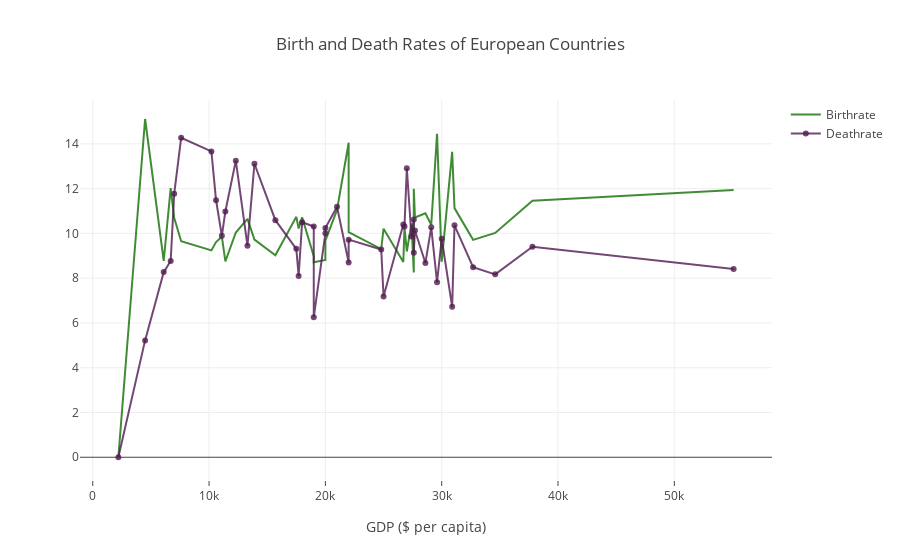

Notebook code cell kept with this figure:
### Code cell
trace1 = go.Scatter(
                    x = europeData["GDP ($ per capita)"],
                    y = europeData["Birthrate"],
                    mode = "lines",
                    name = "Birthrate",
                    marker = dict(color = 'rgba(16, 112, 2, 0.8)'),
                    text = europeData.Country)

trace2 = go.Scatter(
                    x = europeData["GDP ($ per capita)"],
                    y = europeData["Deathrate"],
                    mode = "lines+markers",
                    name = "Deathrate",
                    marker = dict(color = 'rgba(80, 26, 80, 0.8)'),
                    text = europeData.Country)

data = [trace1, trace2]
layout = dict(title = 'Birth and Death Rates of European Countries', xaxis = dict(title='GDP ($ per capita)', ticklen = 5, zeroline = False))
fig = dict(data = data, layout = layout)
iplot(fig)

### Figure 1 — Plotly figure (JSON) as saved in the notebook; plotly's stock layout.template omitted (floating-point values rounded to 4 significant figures)
{"data": [{"marker": {"color": "rgba(16, 112, 2, 0.8)"}, "mode": "lines", "name": "Birthrate", "text": ["Luxembourg ", "Norway ", "San Marino ", "Switzerland ", "Denmark ", "Iceland ", "Austria ", "Ireland ", "Belgium ", "Netherlands ", "United Kingdom ", "France ", "Germany ", "Finland ", "Monaco ", "Sweden ", "Italy ", "Liechtenstein ", "Jersey ", "Spain ", "Faroe Islands ", "Isle of Man ", "Greece ", "Guernsey ", "Andorra ", "Slovenia ", "Portugal ", "Malta ", "Gibraltar ", "Czech Republic ", "Hungary ", "Slovakia ", "Estonia ", "Lithuania ", "Poland ", "Croatia ", "Latvia ", "Bulgaria ", "Romania ", "Macedonia ", "Bosnia & Herzegovina ", "Albania ", "Serbia "], "type": "scatter", "x": [55100, 37800, 34600, 32700, 31100, 30900, 30000, 29600, 29100, 28600, 27700, 27600, 27600, 27400, 27000, 26800, 26700, 25000, 24800, 22000, 22000, 21000, 20000, 20000, 19000, 19000, 18000, 17700, 17500, 15700, 13900, 13300, 12300, 11400, 11100, 10600, 10200, 7600, 7000, 6700, 6100, 4500, 2200], "y": [11.94, 11.46, 10.02, 9.71, 11.13, 13.64, 8.74, 14.45, 10.38, 10.9, 10.71, 11.99, 8.25, 10.45, 9.19, 10.27, 8.72, 10.21, 9.3, 10.06, 14.05, 11.05, 9.68, 8.81, 8.71, 8.98, 10.72, 10.22, 10.74, 9.02, 9.72, 10.65, 10.04, 8.75, 9.85, 9.61, 9.24, 9.65, 10.7, 12.02, 8.77, 15.11, 0]}, {"marker": {"color": "rgba(80, 26, 80, 0.8)"}, "mode": "lines+markers", "name": "Deathrate", "text": ["Luxembourg ", "Norway ", "San Marino ", "Switzerland ", "Denmark ", "Iceland ", "Austria ", "Ireland ", "Belgium ", "Netherlands ", "United Kingdom ", "France ", "Germany ", "Finland ", "Monaco ", "Sweden ", "Italy ", "Liechtenstein ", "Jersey ", "Spain ", "Faroe Islands ", "Isle of Man ", "Greece ", "Guernsey ", "Andorra ", "Slovenia ", "Portugal ", "Malta ", "Gibraltar ", "Czech Republic ", "Hungary ", "Slovakia ", "Estonia ", "Lithuania ", "Poland ", "Croatia ", "Latvia ", "Bulgaria ", "Romania ", "Macedonia ", "Bosnia & Herzegovina ", "Albania ", "Serbia "], "type": "scatter", "x": [55100, 37800, 34600, 32700, 31100, 30900, 30000, 29600, 29100, 28600, 27700, 27600, 27600, 27400, 27000, 26800, 26700, 25000, 24800, 22000, 22000, 21000, 20000, 20000, 19000, 19000, 18000, 17700, 17500, 15700, 13900, 13300, 12300, 11400, 11100, 10600, 10200, 7600, 7000, 6700, 6100, 4500, 2200], "y": [8.41, 9.4, 8.17, 8.49, 10.36, 6.72, 9.76, 7.82, 10.27, 8.68, 10.13, 9.14, 10.62, 9.86, 12.91, 10.31, 10.4, 7.18, 9.28, 9.72, 8.7, 11.19, 10.24, 10.01, 6.25, 10.31, 10.5, 8.1, 9.31, 10.59, 13.11, 9.45, 13.25, 10.98, 9.89, 11.48, 13.66, 14.27, 11.77, 8.77, 8.27, 5.22, 0]}], "layout": {"title": "Birth and Death Rates of European Countries", "xaxis": {"ticklen": 5, "title": "GDP ($ per capita)", "zeroline": false}}}
